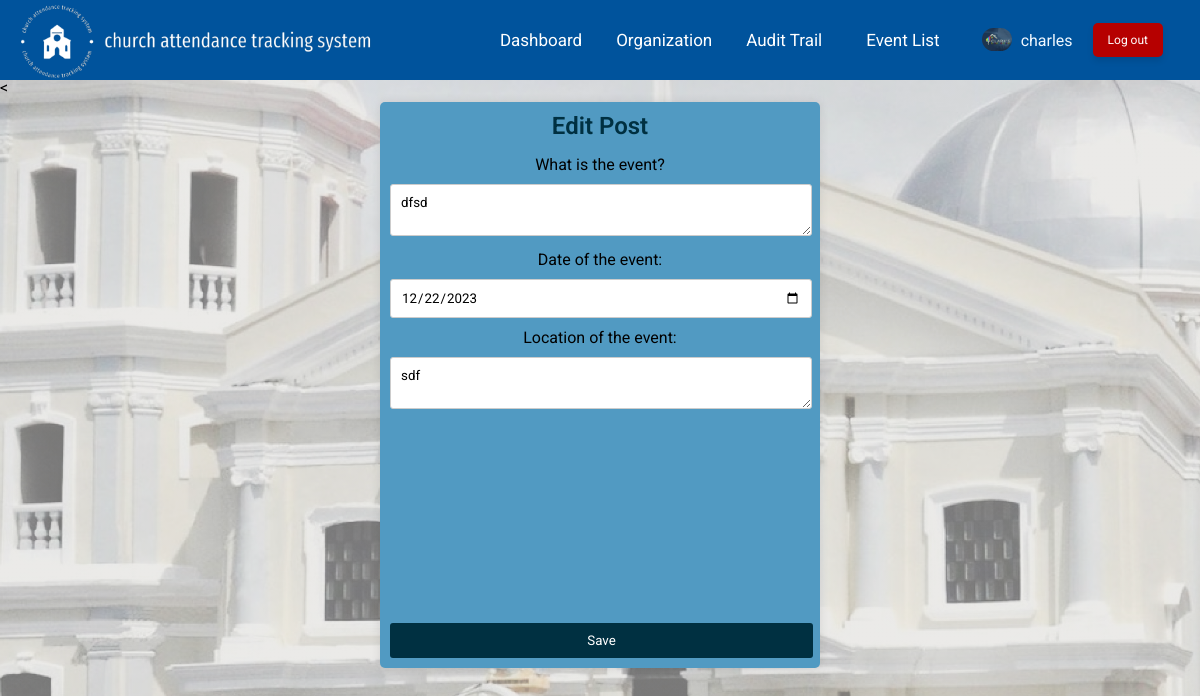
The page /cadminedit.php?id=2 (signed in) on the database its author committed.
### tables this page shows
CREATE TABLE `userlist` (
  `id` int(11) UNSIGNED NOT NULL,
  `username` varchar(50) NOT NULL,
  `access` varchar(50) NOT NULL,
  `church_member` varchar(3) NOT NULL,
  `email` varchar(50) NOT NULL,
  `organization` text DEFAULT NULL,
  `contact` double DEFAULT NULL,
  `profile_picture` text DEFAULT NULL,
  `password` varchar(500) NOT NULL
);

CREATE TABLE `postlist` (
  `post_id` int(11) NOT NULL,
  `user_id` int(11) NOT NULL,
  `event` text NOT NULL,
  `date` date NOT NULL,
  `location` text NOT NULL,
  `date_posted` datetime NOT NULL DEFAULT current_timestamp() ON UPDATE current_timestamp(),
  `qr` text NOT NULL
);

### cadminedit.php (the view, shortened to what this page needs)
<?php
require_once './include/connect/dbcon.php';
$user_id = $_SESSION["user_id"];
$post_id = null;
if (isset($_GET["id"])) {
    $post_id = $_GET["id"];
}
try {
    $sql = "SELECT * FROM userlist WHERE id=:user_id";
    $result = $pdo->prepare($sql);
    $result->execute([":user_id" => $user_id]);
    $user = $result->fetch();
    $sql = "SELECT * FROM postlist WHERE post_id=:post_id";
    $result = $pdo->prepare($sql);
    $result->execute([":post_id" => $post_id]);
    $post = $result->fetch();
} catch (PDOException $exc) {
    echo $exc->getMessage();
    exit();
}
?>
<!DOCTYPE html>
<html lang="en">
<head>
    <link rel="stylesheet" href="cadminedit.css">
</head>
    <body>
          <div class="header">
            <div class="left-section">
                <a href="cadminhome.php" id="logo-link">
                    <img src="images/logos/newwhitetranspa.png" alt="">
                </a>
            </div>
            <div class="right-section">
                <a href="cadminhome.php" class="dashh">Dashboard</a>
                <a href="cadminorg.php" class="orgs">Organization</a>
                <a href="cadminaudit.php" class="audtrail" >Audit Trail</a>
                <a href="ceventlist.php" class="ev" >Event List</a>
                <div class="profile-link">
                  <a href="cadminprofile.php" target="_blank">
                    <img class="profile-picture" src="<?php echo $user["profile_picture"]; ?>" alt="">
                  </a>
                </div>
                <div class="user-name">
                  <a href="cadminprofile.php" target="_blank"> <?php echo $user["username"]; ?></a>
              </div>
              <a class="logout" href="logout.php">Log out</a>
            </div>
          </div>
          <<div class="post-container1">
            <h2>Edit Post</h2>
            <form action="<?php echo htmlspecialchars($_SERVER["PHP_SELF"] . '?id=' . $post_id); ?>" method="post" enctype="multipart/form-data" autocomplete="off">
              <label for="postevent">What is the event?</label>
              <textarea name="event" id="postevent"  required><?php echo $post["event"]; ?></textarea>
              <label for="birthdaytime">Date of the event:</label>
              <input type="date" id="birthdaytime" name="date" value="<?php echo $post["date"]; ?>" >
              <label for="postname">Location of the event:</label>
              <textarea name="location" id="postname" required><?php echo $post["location"]; ?></textarea>
               <div class="qr-image"><img src="<?php echo $post["qr"]; ?>">  </div>
              <button type="submit" name="post">Save</button>
            </form>
          </div>
    </body>
</html>

### cadminedit.css (style rules this page uses)
* { margin: 0; padding: 0; font-family: Roboto, arial; }
.header { position: fixed; left: 0; right: 0; top: 0; display: flex; flex-direction: row; justify-content: space-between; align-items: center; background-color: rgb(0, 83, 156); margin: 0; padding: 0; z-index: 100; height: 80px; }
.left-section { display: flex; flex-direction: row; justify-content: center; align-items: center; }
.left-section a { display: flex; justify-content: center; align-items: center; padding: 10px; text-decoration: none; }
.left-section img { width: 400px; height: 80px; object-fit: cover; border-radius: 30px; margin-right: 15px; margin-left: -15px; }
.dashh { margin-right: 15px; margin-left: 5px; font-size: 17px; color: rgb(255, 255, 255); text-decoration: none; padding: 2px 2px; border-radius: 5%; background-color: rgba(240, 248, 255, 0); transition: background-color 0.3s, box-shadow 0.3s, transform 0.3s; display: inline-block; transform: translateY(0); }
.orgs { margin-right: 15px; margin-left: 15px; font-size: 17px; color: rgb(255, 255, 255); text-decoration: none; padding: 2px 2px; border-radius: 5%; background-color: rgba(240, 248, 255, 0); transition: background-color 0.3s, box-shadow 0.3s, transform 0.3s; display: inline-block; transform: translateY(0); }
.audtrail { margin-right: 15px; margin-left: 15px; font-size: 17px; color: rgb(255, 255, 255); text-decoration: none; padding: 2px 2px; border-radius: 5%; background-color: rgba(240, 248, 255, 0); transition: background-color 0.3s, box-shadow 0.3s, transform 0.3s; display: inline-block; transform: translateY(0); }
.ev { margin-right: 40px; margin-left: 25px; font-size: 17px; color: rgb(255, 255, 255); text-decoration: none; padding: 2px 2px; border-radius: 5%; background-color: rgba(240, 248, 255, 0); transition: background-color 0.3s, box-shadow 0.3s, transform 0.3s; display: inline-block; transform: translateY(0); }
.user-name a { color: aliceblue; text-decoration: none; margin-right: 20px; margin-left: -1px; }
.profile-link img { width: 30px; height: auto; border-radius: 15px; margin-top: 3px; margin-right: 10px; }
.logout { margin-right: -30px; margin-left: 0px; font-size: 12px; color: white; padding: 10px 15px; border-radius: 5px; background-color: rgb(182, 0, 0); text-decoration: none; transition: background-color 0.3s, box-shadow 0.3s, transform 0.3s; display: inline-block; box-shadow: 0 4px 6px rgba(0, 0, 0, 0.1); transform: translateY(0); }
.right-section { display: flex; justify-content: center; align-items: center; flex-shrink: 0; margin-right: 67px; }
body { padding-top: 78px; background: linear-gradient(to top, rgba(218, 217, 217, 0.5) 50%, rgba(218, 217, 217, 0.5) 50%), url(images/lagin.jpg); background-attachment: fixed; background-position: center; background-size: cover; }
.post-container1 { max-width: 420px; height: auto; margin: 5px auto; padding: 10px; background:rgb(81, 154, 194) ; border-radius: 5px; box-shadow: 0 0 10px rgba(0, 0, 0, 0.1); text-align: center; }
.post-container1 h2 { color: rgb(0, 48, 65); font-weight: 600; margin-bottom: 15px; }
.post-container1 input, .post-container1 select, .post-container1 textarea { width: 400px ; padding: 10px; margin: 10px 0; border: 1px solid #ccc; border-radius: 3px; }
.post-container1 textarea { resize: vertical; }
.post-container1 button { width: 423px; padding: 10px; background: rgb(0, 48, 65); color: #fff; border: none; border-radius: 3px; cursor: pointer; font-family: Roboto, arial; margin-top: 20px; }
.qr-image { width: 420px; height: 180px; }

### rows shown on the page
userlist: profile_picture (picture), username "charles"
postlist: event "dfsd", date "12/22/2023", location "sdf"
